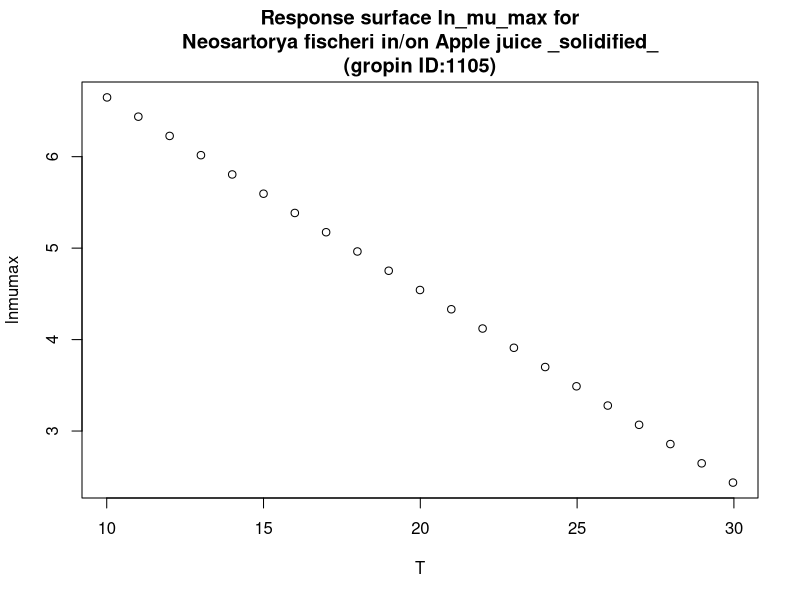

Generate this figure with R:
#############################
# start of Parameter script
#############################
T <- seq(10.01,29.97002997003,length.out=21)
#############################
# end of Parameter script
#############################
############################# 
# start of Model script Gropin ID 1105 
#############################
 
# constant coefficients for this model
 
variables <- data.frame(T)
argumentsPar <- unique.data.frame(expand.grid(variables))
 
# heart of the model
response_surface <- function(T) {
   mumax <-8.760-0.211*T

	return(mumax=mumax)
} 

# output parameters
responseSurface <- cbind(argumentsPar,response_surface(argumentsPar['T']))
colnames(responseSurface) <- c(colnames(argumentsPar),'lnmumax')
#############################
# End of Model script
#############################
############################# 
# start of Visualisation script Gropin ID 1105 
#############################
titleText <-'Response surface ln_mu_max for
Neosartorya fischeri in/on Apple juice _solidified_
(gropin ID:1105)'
plot(T,responseSurface$'lnmumax',xlab='T',
                          ylab='lnmumax',main=titleText)
#############################
# End of Visualisation script
#############################
